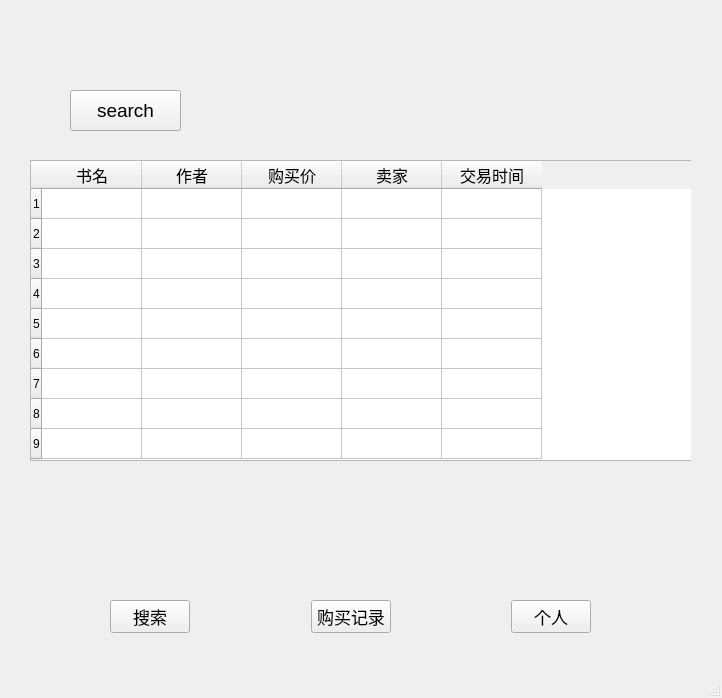
<?xml version="1.0" encoding="UTF-8"?>
<ui version="4.0">
 <class>MainWindow</class>
 <widget class="QMainWindow" name="MainWindow">
  <property name="geometry">
   <rect>
    <x>0</x>
    <y>0</y>
    <width>722</width>
    <height>698</height>
   </rect>
  </property>
  <property name="windowTitle">
   <string>用户界面</string>
  </property>
  <widget class="QWidget" name="centralwidget">
   <widget class="QStackedWidget" name="stackedWidget">
    <property name="geometry">
     <rect>
      <x>30</x>
      <y>30</y>
      <width>661</width>
      <height>561</height>
     </rect>
    </property>
    <property name="lineWidth">
     <number>3</number>
    </property>
    <property name="currentIndex">
     <number>1</number>
    </property>
    <widget class="QWidget" name="page_search">
     <property name="cursor">
      <cursorShape>UpArrowCursor</cursorShape>
     </property>
     <widget class="QLineEdit" name="lineEdit_search">
      <property name="geometry">
       <rect>
        <x>80</x>
        <y>50</y>
        <width>181</width>
        <height>31</height>
       </rect>
      </property>
      <property name="font">
       <font>
        <pointsize>12</pointsize>
       </font>
      </property>
     </widget>
     <widget class="QPushButton" name="btn_search_database">
      <property name="geometry">
       <rect>
        <x>300</x>
        <y>50</y>
        <width>111</width>
        <height>31</height>
       </rect>
      </property>
      <property name="font">
       <font>
        <pointsize>12</pointsize>
       </font>
      </property>
      <property name="text">
       <string>数据库检索</string>
      </property>
     </widget>
     <widget class="QPushButton" name="btn_search_web">
      <property name="geometry">
       <rect>
        <x>450</x>
        <y>50</y>
        <width>111</width>
        <height>31</height>
       </rect>
      </property>
      <property name="font">
       <font>
        <pointsize>12</pointsize>
       </font>
      </property>
      <property name="text">
       <string>当当网检索</string>
      </property>
     </widget>
     <widget class="QTableWidget" name="tableWidget_search">
      <property name="geometry">
       <rect>
        <x>50</x>
        <y>120</y>
        <width>551</width>
        <height>321</height>
       </rect>
      </property>
      <property name="font">
       <font>
        <weight>50</weight>
        <italic>false</italic>
        <bold>false</bold>
        <underline>false</underline>
        <strikeout>false</strikeout>
       </font>
      </property>
      <property name="midLineWidth">
       <number>0</number>
      </property>
      <row>
       <property name="text">
        <string>1</string>
       </property>
      </row>
      <row>
       <property name="text">
        <string>2</string>
       </property>
      </row>
      <row>
       <property name="text">
        <string>3</string>
       </property>
      </row>
      <row>
       <property name="text">
        <string>4</string>
       </property>
      </row>
      <row>
       <property name="text">
        <string>5</string>
       </property>
      </row>
      <row>
       <property name="text">
        <string>6</string>
       </property>
      </row>
      <row>
       <property name="text">
        <string>7</string>
       </property>
      </row>
      <row>
       <property name="text">
        <string>8</string>
       </property>
      </row>
      <row>
       <property name="text">
        <string>9</string>
       </property>
      </row>
      <column>
       <property name="text">
        <string>书名</string>
       </property>
       <property name="font">
        <font>
         <pointsize>12</pointsize>
        </font>
       </property>
      </column>
      <column>
       <property name="text">
        <string>作者</string>
       </property>
       <property name="font">
        <font>
         <pointsize>12</pointsize>
        </font>
       </property>
      </column>
      <column>
       <property name="text">
        <string>链接</string>
       </property>
       <property name="font">
        <font>
         <pointsize>12</pointsize>
        </font>
       </property>
      </column>
      <column>
       <property name="text">
        <string>售价</string>
       </property>
       <property name="font">
        <font>
         <pointsize>12</pointsize>
        </font>
       </property>
      </column>
     </widget>
     <widget class="QPushButton" name="pushButton">
      <property name="geometry">
       <rect>
        <x>170</x>
        <y>480</y>
        <width>131</width>
        <height>41</height>
       </rect>
      </property>
      <property name="font">
       <font>
        <pointsize>12</pointsize>
       </font>
      </property>
      <property name="text">
       <string>购买</string>
      </property>
     </widget>
    </widget>
    <widget class="QWidget" name="page_record">
     <widget class="QTableWidget" name="tableWidget_record">
      <property name="geometry">
       <rect>
        <x>0</x>
        <y>130</y>
        <width>671</width>
        <height>301</height>
       </rect>
      </property>
      <row>
       <property name="text">
        <string>1</string>
       </property>
      </row>
      <row>
       <property name="text">
        <string>2</string>
       </property>
      </row>
      <row>
       <property name="text">
        <string>3</string>
       </property>
      </row>
      <row>
       <property name="text">
        <string>4</string>
       </property>
      </row>
      <row>
       <property name="text">
        <string>5</string>
       </property>
      </row>
      <row>
       <property name="text">
        <string>6</string>
       </property>
      </row>
      <row>
       <property name="text">
        <string>7</string>
       </property>
      </row>
      <row>
       <property name="text">
        <string>8</string>
       </property>
      </row>
      <row>
       <property name="text">
        <string>9</string>
       </property>
      </row>
      <column>
       <property name="text">
        <string>书名</string>
       </property>
       <property name="font">
        <font>
         <pointsize>12</pointsize>
        </font>
       </property>
      </column>
      <column>
       <property name="text">
        <string>作者</string>
       </property>
       <property name="font">
        <font>
         <pointsize>12</pointsize>
        </font>
       </property>
      </column>
      <column>
       <property name="text">
        <string>购买价</string>
       </property>
       <property name="font">
        <font>
         <pointsize>12</pointsize>
        </font>
       </property>
      </column>
      <column>
       <property name="text">
        <string>卖家</string>
       </property>
       <property name="font">
        <font>
         <pointsize>12</pointsize>
        </font>
       </property>
      </column>
      <column>
       <property name="text">
        <string>交易时间</string>
       </property>
       <property name="font">
        <font>
         <pointsize>12</pointsize>
        </font>
       </property>
      </column>
     </widget>
     <widget class="QPushButton" name="btn_searchRecord">
      <property name="geometry">
       <rect>
        <x>40</x>
        <y>60</y>
        <width>111</width>
        <height>41</height>
       </rect>
      </property>
      <property name="font">
       <font>
        <pointsize>14</pointsize>
       </font>
      </property>
      <property name="text">
       <string>search</string>
      </property>
     </widget>
    </widget>
    <widget class="QWidget" name="page_personal">
     <widget class="QWidget" name="formLayoutWidget">
      <property name="geometry">
       <rect>
        <x>110</x>
        <y>110</y>
        <width>341</width>
        <height>201</height>
       </rect>
      </property>
      <layout class="QFormLayout" name="formLayout">
       <item row="0" column="0">
        <widget class="QLabel" name="label_account">
         <property name="font">
          <font>
           <pointsize>12</pointsize>
          </font>
         </property>
         <property name="text">
          <string>账户：</string>
         </property>
        </widget>
       </item>
       <item row="0" column="1">
        <widget class="QLineEdit" name="lineEdit_account">
         <property name="font">
          <font>
           <pointsize>12</pointsize>
          </font>
         </property>
        </widget>
       </item>
       <item row="1" column="0">
        <widget class="QLabel" name="label_password">
         <property name="font">
          <font>
           <pointsize>12</pointsize>
          </font>
         </property>
         <property name="text">
          <string>密码：</string>
         </property>
        </widget>
       </item>
       <item row="1" column="1">
        <widget class="QLineEdit" name="lineEdit_password">
         <property name="font">
          <font>
           <pointsize>12</pointsize>
          </font>
         </property>
        </widget>
       </item>
       <item row="2" column="0">
        <widget class="QLabel" name="label_nickName">
         <property name="font">
          <font>
           <pointsize>12</pointsize>
          </font>
         </property>
         <property name="text">
          <string>昵称：</string>
         </property>
        </widget>
       </item>
       <item row="2" column="1">
        <widget class="QLineEdit" name="lineEdit_nickName">
         <property name="font">
          <font>
           <pointsize>12</pointsize>
          </font>
         </property>
        </widget>
       </item>
       <item row="3" column="0">
        <widget class="QLabel" name="label_gender">
         <property name="font">
          <font>
           <pointsize>12</pointsize>
          </font>
         </property>
         <property name="text">
          <string>性别：</string>
         </property>
        </widget>
       </item>
       <item row="3" column="1">
        <widget class="QComboBox" name="comboBox_gender">
         <property name="font">
          <font>
           <pointsize>12</pointsize>
          </font>
         </property>
         <item>
          <property name="text">
           <string>女</string>
          </property>
         </item>
         <item>
          <property name="text">
           <string>男</string>
          </property>
         </item>
         <item>
          <property name="text">
           <string>武装直升机</string>
          </property>
         </item>
        </widget>
       </item>
       <item row="4" column="0">
        <widget class="QLabel" name="label_address">
         <property name="font">
          <font>
           <pointsize>12</pointsize>
          </font>
         </property>
         <property name="text">
          <string>地址：</string>
         </property>
        </widget>
       </item>
       <item row="4" column="1">
        <widget class="QLineEdit" name="lineEdit_address">
         <property name="font">
          <font>
           <pointsize>12</pointsize>
          </font>
         </property>
        </widget>
       </item>
       <item row="5" column="0">
        <widget class="QLabel" name="label_telephone">
         <property name="font">
          <font>
           <pointsize>12</pointsize>
          </font>
         </property>
         <property name="text">
          <string>电话：</string>
         </property>
        </widget>
       </item>
       <item row="5" column="1">
        <widget class="QLineEdit" name="lineEdit_telephone">
         <property name="font">
          <font>
           <pointsize>12</pointsize>
          </font>
         </property>
        </widget>
       </item>
      </layout>
     </widget>
     <widget class="QLabel" name="label_personal_information">
      <property name="geometry">
       <rect>
        <x>90</x>
        <y>50</y>
        <width>101</width>
        <height>41</height>
       </rect>
      </property>
      <property name="font">
       <font>
        <pointsize>15</pointsize>
       </font>
      </property>
      <property name="text">
       <string>个人信息</string>
      </property>
     </widget>
     <widget class="QLabel" name="label_wallet">
      <property name="geometry">
       <rect>
        <x>110</x>
        <y>350</y>
        <width>61</width>
        <height>31</height>
       </rect>
      </property>
      <property name="font">
       <font>
        <pointsize>14</pointsize>
       </font>
      </property>
      <property name="text">
       <string>钱包：</string>
      </property>
     </widget>
     <widget class="QPushButton" name="btn_recharge">
      <property name="geometry">
       <rect>
        <x>350</x>
        <y>350</y>
        <width>93</width>
        <height>31</height>
       </rect>
      </property>
      <property name="font">
       <font>
        <pointsize>12</pointsize>
       </font>
      </property>
      <property name="text">
       <string>充值</string>
      </property>
     </widget>
     <widget class="QPushButton" name="btn_modify_Information">
      <property name="geometry">
       <rect>
        <x>500</x>
        <y>200</y>
        <width>93</width>
        <height>31</height>
       </rect>
      </property>
      <property name="font">
       <font>
        <pointsize>12</pointsize>
       </font>
      </property>
      <property name="text">
       <string>修改信息</string>
      </property>
     </widget>
     <widget class="QPushButton" name="btn_back">
      <property name="geometry">
       <rect>
        <x>240</x>
        <y>430</y>
        <width>141</width>
        <height>51</height>
       </rect>
      </property>
      <property name="font">
       <font>
        <pointsize>14</pointsize>
       </font>
      </property>
      <property name="text">
       <string>退出登录</string>
      </property>
     </widget>
     <widget class="QLabel" name="label_wallet_table">
      <property name="geometry">
       <rect>
        <x>180</x>
        <y>350</y>
        <width>131</width>
        <height>31</height>
       </rect>
      </property>
      <property name="font">
       <font>
        <pointsize>12</pointsize>
       </font>
      </property>
      <property name="text">
       <string>wallet_table</string>
      </property>
     </widget>
    </widget>
   </widget>
   <widget class="QWidget" name="horizontalLayoutWidget">
    <property name="geometry">
     <rect>
      <x>110</x>
      <y>600</y>
      <width>481</width>
      <height>33</height>
     </rect>
    </property>
    <layout class="QHBoxLayout" name="horizontalLayout">
     <item>
      <widget class="QPushButton" name="btn_search">
       <property name="font">
        <font>
         <pointsize>13</pointsize>
        </font>
       </property>
       <property name="text">
        <string>搜索</string>
       </property>
       <property name="autoDefault">
        <bool>false</bool>
       </property>
      </widget>
     </item>
     <item>
      <spacer name="horizontalSpacer">
       <property name="orientation">
        <enum>Qt::Horizontal</enum>
       </property>
       <property name="sizeHint" stdset="0">
        <size>
         <width>40</width>
         <height>20</height>
        </size>
       </property>
      </spacer>
     </item>
     <item>
      <widget class="QPushButton" name="btn_record">
       <property name="font">
        <font>
         <pointsize>13</pointsize>
        </font>
       </property>
       <property name="text">
        <string>购买记录</string>
       </property>
      </widget>
     </item>
     <item>
      <spacer name="horizontalSpacer_2">
       <property name="orientation">
        <enum>Qt::Horizontal</enum>
       </property>
       <property name="sizeHint" stdset="0">
        <size>
         <width>40</width>
         <height>20</height>
        </size>
       </property>
      </spacer>
     </item>
     <item>
      <widget class="QPushButton" name="btn_personal">
       <property name="font">
        <font>
         <pointsize>13</pointsize>
        </font>
       </property>
       <property name="text">
        <string>个人</string>
       </property>
      </widget>
     </item>
    </layout>
   </widget>
  </widget>
  <widget class="QMenuBar" name="menubar">
   <property name="geometry">
    <rect>
     <x>0</x>
     <y>0</y>
     <width>722</width>
     <height>26</height>
    </rect>
   </property>
  </widget>
  <widget class="QStatusBar" name="statusbar"/>
 </widget>
 <resources/>
 <connections/>
</ui>
